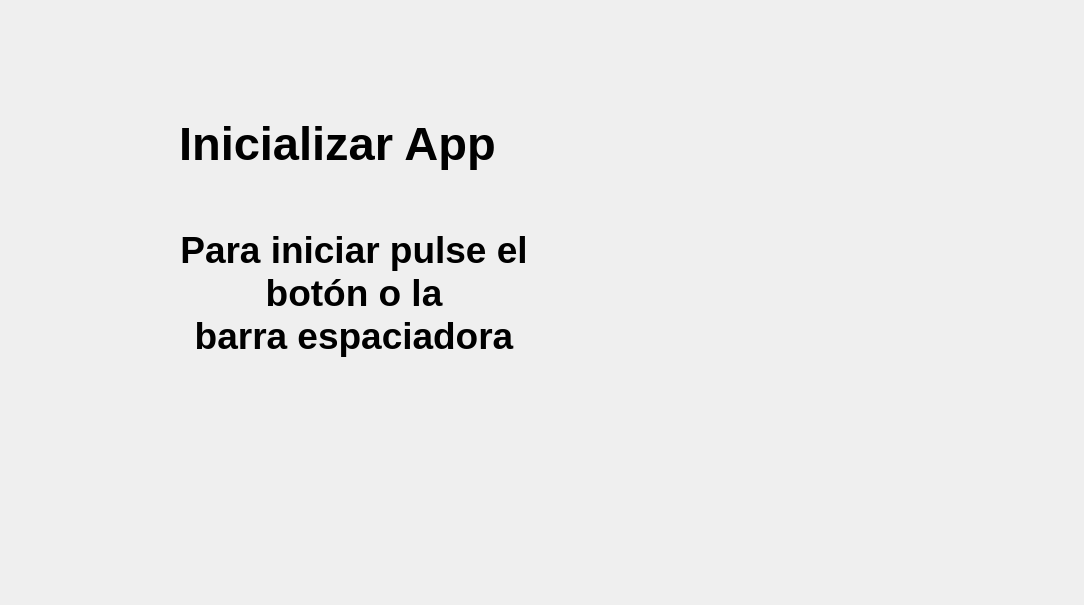
      <widget class="QWidget" name="Inicialize">
       <layout class="QGridLayout" name="gridLayout_6">
        <item row="0" column="1">
         <spacer name="verticalSpacer_6">
          <property name="orientation">
           <enum>Qt::Vertical</enum>
          </property>
          <property name="sizeType">
           <enum>QSizePolicy::Fixed</enum>
          </property>
          <property name="sizeHint" stdset="0">
           <size>
            <width>20</width>
            <height>78</height>
           </size>
          </property>
         </spacer>
        </item>
        <item row="1" column="0">
         <spacer name="horizontalSpacer_41">
          <property name="orientation">
           <enum>Qt::Horizontal</enum>
          </property>
          <property name="sizeType">
           <enum>QSizePolicy::Fixed</enum>
          </property>
          <property name="sizeHint" stdset="0">
           <size>
            <width>68</width>
            <height>20</height>
           </size>
          </property>
         </spacer>
        </item>
        <item row="1" column="1" rowspan="2" colspan="2">
         <layout class="QHBoxLayout" name="horizontalLayout_41">
          <item>
           <layout class="QVBoxLayout" name="verticalLayout_18">
            <item>
             <layout class="QVBoxLayout" name="verticalLayout_3">
              <item>
               <layout class="QHBoxLayout" name="horizontalLayout_51">
                <property name="spacing">
                 <number>30</number>
                </property>
                <item>
                 <widget class="QLabel" name="lblTest1_7">
                  <property name="minimumSize">
                   <size>
                    <width>70</width>
                    <height>70</height>
                   </size>
                  </property>
                  <property name="maximumSize">
                   <size>
                    <width>70</width>
                    <height>70</height>
                   </size>
                  </property>
                  <property name="text">
                   <string/>
                  </property>
                  <property name="pixmap">
                   <pixmap resource="../resources/resources.qrc">:/resources/shuttle.png</pixmap>
                  </property>
                  <property name="scaledContents">
                   <bool>true</bool>
                  </property>
                 </widget>
                </item>
                <item>
                 <widget class="QLabel" name="lblCode_29">
                  <property name="minimumSize">
                   <size>
                    <width>450</width>
                    <height>30</height>
                   </size>
                  </property>
                  <property name="font">
                   <font>
                    <pointsize>35</pointsize>
                    <weight>75</weight>
                    <bold>true</bold>
                   </font>
                  </property>
                  <property name="text">
                   <string>Inicializar App</string>
                  </property>
                 </widget>
                </item>
               </layout>
              </item>
              <item>
               <layout class="QHBoxLayout" name="horizontalLayout_16">
                <property name="spacing">
                 <number>30</number>
                </property>
                <item>
                 <widget class="QLabel" name="label_4">
                  <property name="minimumSize">
                   <size>
                    <width>500</width>
                    <height>180</height>
                   </size>
                  </property>
                  <property name="maximumSize">
                   <size>
                    <width>500</width>
                    <height>180</height>
                   </size>
                  </property>
                  <property name="font">
                   <font>
                    <pointsize>28</pointsize>
                    <weight>75</weight>
                    <bold>true</bold>
                   </font>
                  </property>
                  <property name="styleSheet">
                   <string notr="true"/>
                  </property>
                  <property name="text">
                   <string>Para iniciar pulse el
botón o la
barra espaciadora</string>
                  </property>
                  <property name="alignment">
                   <set>Qt::AlignCenter</set>
                  </property>
                 </widget>
                </item>
               </layout>
              </item>
             </layout>
            </item>
            <item>
             <layout class="QHBoxLayout" name="horizontalLayout_15">
              <item>
               <spacer name="horizontalSpacer_35">
                <property name="orientation">
                 <enum>Qt::Horizontal</enum>
                </property>
                <property name="sizeType">
                 <enum>QSizePolicy::Fixed</enum>
                </property>
                <property name="sizeHint" stdset="0">
                 <size>
                  <width>138</width>
                  <height>17</height>
                 </size>
                </property>
               </spacer>
              </item>
              <item>
               <layout class="QHBoxLayout" name="horizontalLayout_14">
                <item>
                 <widget class="QLabel" name="lblinicialize">
                  <property name="minimumSize">
                   <size>
                    <width>100</width>
                    <height>100</height>
                   </size>
                  </property>
                  <property name="maximumSize">
                   <size>
                    <width>100</width>
                    <height>100</height>
                   </size>
                  </property>
                  <property name="cursor">
                   <cursorShape>PointingHandCursor</cursorShape>
                  </property>
                  <property name="text">
                   <string/>
                  </property>
                  <property name="pixmap">
                   <pixmap resource="../resources/resources.qrc">:/resources/play.png</pixmap>
                  </property>
                  <property name="scaledContents">
                   <bool>true</bool>
                  </property>
                  <property name="wordWrap">
                   <bool>false</bool>
                  </property>
                 </widget>
                </item>
                <item>
                 <spacer name="horizontalSpacer_60">
                  <property name="orientation">
                   <enum>Qt::Horizontal</enum>
                  </property>
                  <property name="sizeHint" stdset="0">
                   <size>
                    <width>40</width>
                    <height>20</height>
                   </size>
                  </property>
                 </spacer>
                </item>
                <item>
                 <widget class="QLabel" name="lblCode_18">
                  <property name="minimumSize">
                   <size>
                    <width>100</width>
                    <height>100</height>
                   </size>
                  </property>
                  <property name="maximumSize">
                   <size>
                    <width>100</width>
                    <height>100</height>
                   </size>
                  </property>
                  <property name="text">
                   <string/>
                  </property>
                  <property name="pixmap">
                   <pixmap resource="../resources/resources.qrc">:/resources/space.png</pixmap>
                  </property>
                  <property name="scaledContents">
                   <bool>true</bool>
                  </property>
                  <property name="wordWrap">
                   <bool>false</bool>
                  </property>
                 </widget>
                </item>
               </layout>
              </item>
              <item>
               <spacer name="horizontalSpacer_61">
                <property name="orientation">
                 <enum>Qt::Horizontal</enum>
                </property>
                <property name="sizeType">
                 <enum>QSizePolicy::Fixed</enum>
                </property>
                <property name="sizeHint" stdset="0">
                 <size>
                  <width>138</width>
                  <height>17</height>
                 </size>
                </property>
               </spacer>
              </item>
             </layout>
            </item>
           </layout>
          </item>
          <item>
           <widget class="QLabel" name="PentairIMG_4">
            <property name="minimumSize">
             <size>
              <width>400</width>
              <height>400</height>
             </size>
            </property>
            <property name="maximumSize">
             <size>
              <width>400</width>
              <height>400</height>
             </size>
            </property>
            <property name="text">
             <string/>
            </property>
            <property name="pixmap">
             <pixmap resource="../resources/resources.qrc">:/resources/pentairIMG.PNG</pixmap>
            </property>
            <property name="scaledContents">
             <bool>true</bool>
            </property>
           </widget>
          </item>
         </layout>
        </item>
        <item row="2" column="3">
         <spacer name="horizontalSpacer_62">
          <property name="orientation">
           <enum>Qt::Horizontal</enum>
          </property>
          <property name="sizeType">
           <enum>QSizePolicy::Fixed</enum>
          </property>
          <property name="sizeHint" stdset="0">
           <size>
            <width>38</width>
            <height>20</height>
           </size>
          </property>
         </spacer>
        </item>
        <item row="3" column="1">
         <spacer name="verticalSpacer_7">
          <property name="orientation">
           <enum>Qt::Vertical</enum>
          </property>
          <property name="sizeHint" stdset="0">
           <size>
            <width>20</width>
            <height>105</height>
           </size>
          </property>
         </spacer>
        </item>
        <item row="3" column="2">
         <spacer name="verticalSpacer_10">
          <property name="orientation">
           <enum>Qt::Vertical</enum>
          </property>
          <property name="sizeType">
           <enum>QSizePolicy::Fixed</enum>
          </property>
          <property name="sizeHint" stdset="0">
           <size>
            <width>68</width>
            <height>40</height>
           </size>
          </property>
         </spacer>
        </item>
        <item row="0" column="2">
         <spacer name="verticalSpacer_9">
          <property name="orientation">
           <enum>Qt::Vertical</enum>
          </property>
          <property name="sizeHint" stdset="0">
           <size>
            <width>20</width>
            <height>72</height>
           </size>
          </property>
         </spacer>
        </item>
       </layout>
      </widget>
